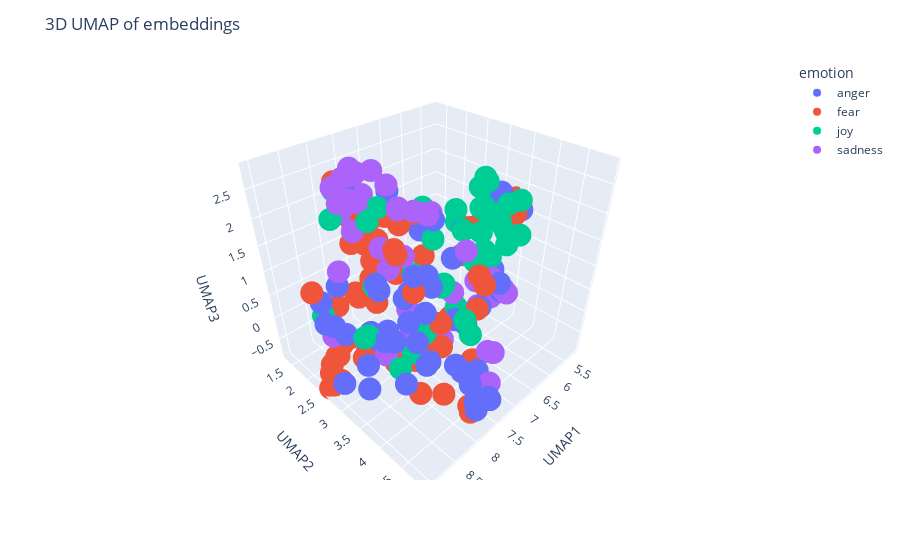

This figure's notebook cell:
### Markdown cell above
---
##### <a id='toc1_5_8_1_1_'></a>[**>>> Exercise 4 (Take home):**](#toc0_)

Apply UMAP to the same embeddings to reduce the dimensionality to 3D vectors and plot the 3D graph, discuss the differences and similarities with the 2D graph.

### Code cell
# Answer here
import numpy as np
import umap
import plotly.express as px
import pandas as pd

combined_df = pd.concat([train_df_new, test_df_new], ignore_index=True)
X = np.array(combined_df['embeddings_values'].tolist())

reducer = umap.UMAP(n_components=3, metric='cosine', random_state=42)
emb3 = reducer.fit_transform(X)

df3 = pd.DataFrame(emb3, columns=['UMAP1','UMAP2','UMAP3'])
df3['emotion'] = combined_df['emotion']
df3['text'] = combined_df['text']

fig = px.scatter_3d(df3, x='UMAP1', y='UMAP2', z='UMAP3', color='emotion', hover_data=['text'])
fig.update_layout(title='3D UMAP of embeddings')
fig.show()

### Figure 1 — Plotly figure (JSON) as saved in the notebook; plotly's stock layout.template omitted (floating-point values rounded to 4 significant figures)
{"data": [{"customdata": [["@ezlisteningdisc it doesn't offend me but it's just,,, Weird."], ["@vladfucker69 i look rabid"], ["@a_mxe7 hah don't speak to me or my cousin like that, mind a had the displeasure of seeing u bare faced on eh train, no a pretty sight mate"], ["Paul forever. Paul should have won! Paul played such a better game! #BB18 #angry"], ["Girls irritate me so much lol"], ["@realDonaldTrump: No sense in taking out your wrath on innocent people because you think police shot an innocent man. #MakeAmericaSafeAgain"], ["@marthalyssa yep. LOL "], ["@LisaAsquithtobe @craig8710 @WayneHaselden @june65wigan everyone is against wigan because we are the biggest club #bitter"], ["So my Indian Uber driver just called someone the N word. If I wasn't in a moving vehicle I'd have jumped out #disgusted #offended"], ["follow my girl tiff she only got 3 followers💖💘💖💘💘 @00tiffanyr"], ["@AaronGoodwin seriously dude buy some bubble tape for your phones. #snap broke another phone"], ["@ashleighjessica @zacflint1 I'd give that pout the firm D"], ["@lesyoung01 a rabid dog being ridden by the child who has eaten all the flesh off one fellow and the limbs of the other adults."], ["Houston might lose a coach tomorrow or by midnight. #yikes ?"], ["Some Mexican ladies irritate the fuck outta me. Have a their own lil preschool of fucking kids for the welfare &amp; allllat smh."], ["Police Officers....should NOT have the right to just 'shoot' human beings without provocation. It's wrong.\\n\\n@ORConservative @MichaelaAngelaD"], ["Tonight's #DragRace #AllStars2 episode GAVE ME LIFE! Yaassss queens! #teamalaska #teamkatya #revenge #bwahaha"], ["@FitnessFirstAU something needs to be done about people hogging machines - nobody can use 3 machines at one time! #angry #notfair #whypay"], ["@MHChat sadness with resentment is the past, sadness with fear is the future. try to live in the now #MHchat"], ["The most important thing to #bestrong is to hold your  #thoughts"], ["My husband found out there are other rabid hockey fans like me as we waited in line 4 of the 6 window stickers were for SJ NHL/AHL hockey."], ["I screened my own snap what kind of narcissistic ass would smh"], ["Who knew softballs could sting so bad? Jimmy Fallon has been under a lot of heat for his &amp;ldquo;softball&amp;rdquo; Donald Trump interview"], [" I can't guess if you holding a grudge against the best'"], ["I wonder what American city will be next to protest about police shootings. Who's next? Smh. #whenwillitstop  #howmanymoretimes"], ["#Zumba, #PiYo and #HIIT sessions. Sweaty, burning but sooooooo good! #missedoutonsummerbikinibodybutwintersunbodywilldo"], ["@dlrwills turn that frown upside down buddy 🙃."], ["Fake people irritate me"], ["Dear future big brother players, just chase dick all season and you too can win 500,00 dollars and an Sti #bb18 #bitter"], ["This provocation sets off a curiosity. An entity is feeding fuel to the fire. speaking quatrains. Hmmm America needs to be vigilant now"], ["Love how Megan is raging about this Kendall Jenner photo and I'm sat here like 🤔🙃"], ["@jwolfie_ why you gotta use the dark skin emoji "], ["i was angry."], ["I'm girly in the sense that I always have lashes &amp; nails done but tomboy in the sense that black is my only color &amp; refuse the ruffle life"], ["@sebbyD27850 both are nonsensical. If there's injustice against blacks, why add to it by destroying black property. It's misdirected anger"], ["@xandraaa5 @amayaallyn6 shut up hashtags are cool "], ["@VodafoneUKhelp @VodafoneUK wow!! My bill is £44.77 and hav a text from u to prove that and you have taken £148!!!!! #swines #fuming #con!"], ["How is it suppose to work if you do that? Wtf dude? Thanks for pissing me off. "], ["You're so thirsty for the chance to disagree w/ the left, that you don't even realize when something is an affront to your bigoted platform."], ["Sorry guys I have absolutely no idea what time i'll be on cam tomorrow but will keep you posted. "], ["@ZubairSabirPTI  pls dont insult the word 'Molna'"], ["@__NETFLIXNCHILL I fuck with madden way harder"], ["@fluffysoftlouis no no. I insist that you give me your best insult first"], ["@pbhushan1 @IndianExpress so in your opinion is this the worst delhi govt? #acrid #bitter #hypocrisy"], ["@HomeSwapperteam  Spent months arranging swap , new jobs etc, now I've found out she's been leading me on a merry dance. #fuming with her"], ["@danbloom1 beware the fury of a weak king"], ["Just joined #pottermore and was sorted into HUFFLEPUFF 😡😡😡 #fuming"], ["Note to self ~ Stop laughing at things that offend you, it's ok to get mad at people \\n#NoteToSelf #offended #mad #upset"]], "hovertemplate": "emotion=anger<br>UMAP1=%{x}<br>UMAP2=%{y}<br>UMAP3=%{z}<br>text=%{customdata[0]}<extra></extra>", "legendgroup": "anger", "marker": {"color": "#636efa", "symbol": "circle"}, "mode": "markers", "name": "anger", "scene": "scene", "showlegend": true, "type": "scatter3d", "x": [7.569, 7.633, 7.432, 7.718, 8.188, 8.818, 6.687, 7.26, 8.48, 7.52, 7.865, 6.77, 7.851, 6.432, 8.359, 8.808, 5.336, 7.865, 7.913, 8.545, 5.875, 8.098, 8.275, 8.384, 8.704, 5.486, 6.209, 8.437, 7.613, 8.479, 6.886, 8.165, 8.667, 8.038, 8.903, 7.408, 7.838, 8.505, 8.622, 7.179, 8.94, 7.81, 7.652, 8.617, 7.681, 8.781, 7.595, 8.825], "y": [3.012, 3.617, 4.171, 4.564, 4.047, 2.62, 3.174, 4.325, 3.916, 3.545, 4.505, 4.295, 3.22, 2.112, 4.053, 2.352, 3.557, 4.801, 1.964, 3.486, 2.679, 4.048, 2.672, 3.209, 2.126, 3.201, 3.689, 3.969, 4.149, 2.313, 4.342, 4.047, 3.774, 3.662, 3.068, 4.406, 4.809, 3.721, 3.158, 2.121, 2.885, 3.703, 4.123, 3.121, 4.909, 3.529, 4.877, 3.903], "z": [0.6906, 1.165, 0.6306, -0.2018, 1.232, 0.4791, 1.043, -0.4074, -0.1001, 2.273, 0.1518, 0.9893, 0.8418, 1.045, 0.7847, 0.36, 1.604, -0.2878, 2.381, 1.523, 1.081, 0.2075, -0.4076, 1.406, 0.6211, 1.874, 0.8315, 1.163, -0.1497, 0.9412, 1.228, 0.1742, 1.026, 1.601, 0.6578, 1.109, -0.4924, 0.6704, -0.1402, 2.108, -0.5346, 1.516, 0.8293, -0.737, -0.2468, 0.9167, -0.3981, 1.014]}, {"customdata": [["@OC_Transpo some weeks there are no problems but this week is unbelievable -- are you guys even running regular 12 buses?  #solate"], ["Regardless of your age or station in life, it all comes down to one simple truth: you just have to #start. - Jon Acuff #inspiring #quote"], ["@BelieveInBlue18 awe thanks! Couldn't be doing it without all your help and support and that amazing encouragement!💕😘🙌🏻"], ["@JennyPGR I worry about typos in any email to Simon, draft attached or not..."], [".@Tolumanda love it! so true. As @Deedeey_ taught me, fear can be an illusion. #coaching  #courage"], ["@laura221b I don't think I've ever moved so fast in a panic in all my life 😂 Gave me such a fright 😓"], ["@carlybigelow13 first you take the room now you wanna beat me up #bully"], ["Excited and nervous for Tuesday"], ["@Morning_Joe @JoeNBC @mikebarnicle Trump says the refugee situation 'is not just about terrorism it's about quality of life.' Take note."], ["I really wanna go fright night at Thorpe Park next month 👻"], ["At #UNGA Pakistan clearly shows the face of cowardliness and blatant lies! Its time for #India to act upon terror."], ["That goes the "], ["mmmm i'm kinda sad i hope i can shake this before school"], ["@CNN Wait, didn't she get a case of the ass when Donald Trump called it terrorism BEFORE all the facts were in?  I guess it's ok if she does"], ["Today has dragged on "], ["@SueWallace78 peanut butter???? You some kinda pervert?? "], ["For the last 2 years the U.S. has been averaging about 4 terrorist attacks a month. Good debate topic. #Trump #Hillary "], ["@BBCNews 😝 scared of their own horror story they wrote, afraid of the #terror they spread, will #europe start WW3 in 2017 anniversary of WW1"], ["I dread this drive every Wednesday 😩"], ["Bloody hell Pam, calm yourself down. But could have sworn something black &amp; hairy just ran across the carpet, #perilsoflivingalone "], ["@mikebairdMP @AndrewConstance @nswtaxi how many sex cases u need before u guys learn UBER is shocking to the consumer unregulated"], ["Today's alarm shows how unprepared professors and students are when it comes to emergency protocols. We don't know where to go @CalStateLA"], ["My fav #movies are #horror but they don't make them like they used too. Haven't seen a great one in years"], ["In addition to fiction, wish me luck on my research paper this semester. 15-20 pages, oh boy. #daunting"], ["@LonelyGoomba UK cops have an issue fearing intervention. Hence situations like Rotherham. So of course it'll be dwarfed by US cops."], ["If Monday had a face I would punch it #monday #horrible #face #punch #fight #joke #like #firstworldproblems #need #coffee #asap #follow"], ["@MikeGrunwald Anything is better than a Trump ramble. He is awful. Truly truly awful."], ["I just want to say: social media isn’t here to #bully that has to be #stopbullying ! Please be kind to eaxh other! #lovewins"], ["@NaziaMemon01 yeah a terror packed terror supported speech.."], ["When my 4yo is gone I blast gothcore music. She has #anxiety &amp; I can't listen 2 it around her bcuz it's 'too spooky'. *sigh* #momlife"], ["No we didn't just bully our professor to move the Chem quiz to Monday 😂"], ["#panic Panic attack from fear of starting new medication"], ["New play through tonight! Pretty much a blind run. Only played the game once and maybe got 2 levels it. #Rage "], ["It's a good day at work when you get to shake Jim Lehrer's hand. Thanks, @keratx! Still kicking myself for being to shy to hug @mcuban."], ["@rsdeepsea @BreitbartNews If 3 people are in a country of 300 million - you are going to RUIN the whole country over 3 people? #fear"], ["@LmRyle @tomcolicchio @realDonaldTrump @HillaryClinton @ajjaffe I understand your concerns but look at her foundation contributions #worry"], ["@darwinwatersons @pennyfitzger31 @gumballwatter15 ok but why tomorrow a horrible day, my day was great!"], ["@VectoneMobileUK The worst customer service and lack of professionalism from this service provider! #phoneprovider #badbusiness #terrible"], ["I'm afraid she's the goat you libeling people?  #goat #libeling"], ["When you wake up, scroll through social media, and another father was taken from his child #nightmare #everyday #KeithLamontScott"], ["@STLouis_RamsFan their whole team is limited when they're on the field. "], ["Georgia Tech's Secondary is as soft as a marshmallow. "], ["In #Bangladesh war, #US almost bombed us had #Russia not been there. What strategy for #China on #Pakistan? Time ripe to crush #terror camps"], ["@SueWallace78 peanut butter???? You some kinda pervert?? #awful"], ["Penny dreadful 3 temporada"], ["World is facing #terrorism. Where #Terrorist's school exist? Who are terrorist's teacher &amp; father. Which is terrorist's motherland?"], ["@excalibater I'm very shy irl and lately I feel like everyone's doing their own thing and I don't fit in anywhere and I feel lonely :("], ["@pixietangerine @hatersbackoff im so exited!! I am shaking so much 😍😍 and im so pround of Colleen and the fandom! Everyone is amazing 😍"], ["Halloween party coming soon! #turnt #ruinT #lit #firesauce #hotsauce #mildsauce #getsauced #champagnedreams #scary  #kittens"], ["@RJAH_NHS @ChrisHudson76 @mbrandreth #course day # potential Leadership #excited #nervous # proud"], ["i wanna passion and fear"], ["On @Varneyco/@FoxBusiness to talk latest on #Chelsea Bombing + #Ahmad_Khan_Rahami's trips to #Afghanistan/#Pakistan #tcot #terror"], ["@mikefreemanNFL \\nIsn't OBrien supposed to be some sort of offensive genius #awful"], ["Dunno y am going to the Yorkshire scare grounds when I only lasted a minute in the Alton towers one before running out a fire exit crying"], ["Hillary Clinton looked the other way to the Saudi war on women and their terror financing because they bought her off."], ["There goes the butterflies in my stomach.  #anxietyproblems"], ["@CesarSampao @thisisbolton don't get me started on town centre. Used to go every week.... not been for 18 months "], ["My Modern Proverb: 'Don't let anyone intimidate you about being single; most marriages end in divorce.'"], ["@ChrissyCostanza and have social anxiety. There is many awkward things wrong with me. 😄"], ["@AttentiAlGatto LOL! Why would it scare me? It doesn't make any sense at all but it doesn't scare me! {chuckles}"], ["@soozclifford Sure have... Sydney are too tough, too quick and their 'team' pressure is too much for the Cats to handle. Motlop/Cowan "], ["@1johndes ball watching &amp; Rojo'd header was equally dreadful!!"], ["@All4 is the android app it designed to be buggy and work sporadically on a fire TV box? "], ["Tweeting from the sporadic wifi on the tube #perilous"]], "hovertemplate": "emotion=fear<br>UMAP1=%{x}<br>UMAP2=%{y}<br>UMAP3=%{z}<br>text=%{customdata[0]}<extra></extra>", "legendgroup": "fear", "marker": {"color": "#EF553B", "symbol": "circle"}, "mode": "markers", "name": "fear", "scene": "scene", "showlegend": true, "type": "scatter3d", "x": [7.858, 6.025, 5.545, 6.872, 6.546, 7.271, 7.599, 6.407, 8.503, 7.077, 8.918, 7.6, 7.995, 8.44, 7.621, 7.931, 8.637, 7.812, 7.573, 7.469, 8.181, 7.617, 7.472, 6.655, 8.396, 7.822, 8.068, 7.411, 8.875, 7.223, 7.368, 7.008, 8.001, 6.021, 7.82, 8.27, 7.182, 7.769, 7.9, 8.789, 6.939, 6.956, 9.024, 7.909, 7.409, 8.879, 7.884, 5.222, 7.074, 6.25, 7.035, 8.743, 7.644, 7.266, 8.592, 7.031, 7.084, 8.136, 7.212, 7.192, 6.697, 7.146, 7.853, 6.879], "y": [4.13, 2.816, 3.585, 1.639, 2.308, 1.6, 4.508, 1.915, 2.249, 1.665, 2.518, 2.724, 1.805, 2.802, 2.011, 3.679, 2.248, 1.826, 1.889, 1.941, 3.915, 1.565, 1.38, 1.769, 2.115, 4.0, 3.196, 4.461, 2.69, 1.391, 4.323, 1.323, 3.612, 2.974, 1.933, 2.137, 2.25, 4.602, 2.562, 2.024, 3.067, 3.006, 2.544, 3.504, 1.787, 2.394, 1.82, 3.332, 1.986, 2.114, 1.571, 2.232, 3.28, 1.506, 2.243, 1.381, 4.059, 3.407, 1.529, 2.194, 3.17, 3.384, 4.709, 2.034], "z": [-0.6645, 0.6354, 1.619, 1.321, 0.6207, 0.9121, 1.233, 1.312, -0.3832, 0.7212, -0.8066, 1.428, 2.445, -0.3496, 1.924, 0.04035, -0.5666, 0.1705, 1.623, 0.7746, -0.5584, 1.034, 1.432, 1.459, 0.3617, 0.7861, -0.4549, 1.537, -0.6592, 1.426, 1.606, 1.14, 1.26, 1.289, 0.1348, -0.4491, 0.5037, -0.6298, 0.4172, 0.8162, -0.413, -0.3538, -0.8513, -0.2912, 0.2723, -0.6991, 2.316, 1.715, 0.7287, 1.375, 0.8557, -0.7058, -0.6452, 0.833, -0.5889, 1.236, -0.4688, 1.896, 1.624, 0.5549, -0.2685, -0.5772, -0.6207, 1.309]}, {"customdata": [["@DKTaylorWriter I thought that was funny, too. But maybe not such a coincidence. Green must be the official color of optimism."], ["Quinn's short hair makes me sad. #glee"], ["Food that gets delivered 😍🙌🏻 #cheering #happy"], ["Your glee filled Normy dry humping of the most recent high profile celebrity break up is pathetic &amp; all that is wrong with the world today."], ["@Corsair those sparkling looks like a gay vampire 😁"], ["I'm really hitting all flavors of my sparkling water rap. But you know what's tripping me out? These half French and Spanish flavors."], ["Watch this amazing live.ly broadcast by @rosannahill #lively #musically"], ["@nw_autonate \\n\\n*She held the back of his skull, smiling into the kiss.*"], ["There is something v satisfying about  opening an old 'to do'.doc file and being able to check off all the things you have done "], ["@__Dayo yall dont feel bad.. you are rejoicing... it is what itnis... its always #ColtsNation even when we have 6th string DBs playing 😔😔"], ["I like talking to someone who makes me laugh, laughter is the best medicine"], ["Unixware skydrive-cokie hearty exactment blame online: HEpHXhO"], ["Hey NASCAR fans. Are you going to the race in Loudon this weekend?  Why not stop by New Day Diner for a great hearty breakfast before you go"], ["@MericanMainer AWW. I had a Maine Coon when I was little named Ted Eddy the Wonder Cat. They're such good cats! Very playful and sweet"], ["Riding at night has got to be one of the most exhilarating, refreshing things I have ever done."], ["Final night shift coming up.  I won't miss it but I will miss my work pals and the hysterical laughter that gets us through the night"], ["@dressenn @amerson6562 @RosaTrunk @iam_spl_ @michaelk487 @Silau25 \\nGA🙋 Have a joyful day"], ["@yoshi_lucky Good morning.Let's start with a smile!\\nLet's enjoy life in a cheerful way!\\nDon't worry be happy!"], ["Update: I have yet to hang out with @MisElizaJane, but I'm still hopeful! "], ["@fillegrossiere @PeasParsley @tombrodude bobs burgers is an animated show. Maybe Bob looks like him. They would cast him based on voice too"], ["@DipstickDipper \\n'It's alright!' She said cheerfully trying to make the moment fun"], ["I meet new people and I had to grow up with the reality that people can be desgusting and fake and so I lost my cheerfulness and started to"], ["@88Palouseriver @ABC @NRA I rejoice everything time some moron is taken out of the genetics pool."], ["Never make a #decision when you're #angry and never make a #promise when you're . #wisewords"], ["@u4uzoma Boss I see you as someone that is jovial and funny. Tho av not met u in person."], ["Rec'd call 2day from Haitian church we started in Florida some 15yrs ago. Preparing to acquire their own bldg. Wanted me to know. #rejoicing"], ["mirana told me to shut up when i was singing along to glee..."], ["@CNN &amp; @donlemon must be rejoicing ovet #Charlotte protests. \\n#NorthCarolina"], ["2 days until #GoPackGo and 23 days until #GoGipeGo..... I'm so excited! "], ["It is no coincidence that Lacan recorded infants' jubilant reactions to their mirror images in the noise."], ["@SXMUrbanView @karenhunter @CousinSyl you are so wrong for this!needed levity after that recording"], ["Never make a #decision when you're #angry and never make a #promise when you're #happy. #wisewords"], ["@berniedole looks that way. But let's think about Rohan last week ... "], ["Optimism leads to success. - Bill Kerr @Coach__Kerr #success #optimism #goals"], ["As a photographer this portrait shooting mode on the iPhone 7 Plus is going to frustrate me ~75% of the time but delight ~25% of the time."], ["@ContourCosmetic well done ladies! A great award for an amazing team. A delight to present the award to you."], ["@hesham786 that's the spirit #optimism"], ["@Geminiak @LondonNPC you're welcome! #wordgeek \\nAlso, good to put a face to the twitter feed, even if it was only a cheery hello! 😀"], ["Val reminds me of one of the cheerful witches that looks after Aurora in Disney’s Sleeping Beauty. #GBBO"], ["Be it a rainy day, be it cheerful sunshine, I am a Prussian, want nothing to be but a Prussian.:|"], ["I love my family so much #lucky #grateful #smartassfamily #hilarious #love"], ["@Communism_Kills i get the subway melt and make sure it's only hearty italian bread... black olives are a must though"], ["@kwelbyroberts they will come and you will rejoice at their arrival."], ["@GameGrumps THANK YOU SO MUCH FOR COMING TO DETROIT I'm going to sob joyful rainbows now brb"], ["A cheerful heart is good medicine, but a broken spirit saps a person's strength.' {Proverbs 17:22} #WednesdayWisdom"]], "hovertemplate": "emotion=joy<br>UMAP1=%{x}<br>UMAP2=%{y}<br>UMAP3=%{z}<br>text=%{customdata[0]}<extra></extra>", "legendgroup": "joy", "marker": {"color": "#00cc96", "symbol": "circle"}, "mode": "markers", "name": "joy", "scene": "scene", "showlegend": true, "type": "scatter3d", "x": [6.091, 8.122, 5.487, 8.181, 7.257, 7.519, 6.245, 6.829, 5.718, 7.804, 5.893, 8.356, 5.872, 5.83, 5.831, 5.928, 5.63, 5.782, 6.706, 6.733, 6.242, 8.372, 8.305, 8.951, 6.021, 5.567, 7.828, 8.751, 5.834, 7.075, 7.506, 9.025, 6.626, 5.961, 6.952, 5.681, 5.888, 5.78, 6.476, 8.201, 5.569, 7.716, 5.746, 5.326, 6.385], "y": [3.13, 1.975, 3.022, 3.766, 3.524, 3.079, 3.513, 3.513, 2.905, 2.626, 3.67, 3.129, 2.512, 3.483, 3.103, 3.233, 3.468, 3.624, 2.471, 3.764, 3.409, 2.187, 3.583, 3.698, 3.784, 2.828, 4.481, 2.214, 2.455, 3.302, 4.334, 3.716, 3.248, 3.083, 2.971, 3.808, 3.317, 3.528, 3.817, 2.879, 3.68, 3.549, 2.958, 3.484, 3.719], "z": [0.7408, 2.399, 1.674, 0.2606, 0.9787, 1.077, 1.148, 1.796, 1.952, 2.23, 1.968, 1.307, 1.159, 1.521, 2.236, 2.235, 1.258, 1.106, 1.763, 1.25, 1.465, 2.078, -0.1322, 1.072, 1.49, 1.455, 1.146, 0.4257, 1.378, 0.6987, 0.5683, 1.094, -0.0239, 0.5771, 1.451, 1.342, 0.4674, 1.425, 1.267, 2.25, 1.923, 0.225, 1.225, 1.588, 1.985]}, {"customdata": [["@thatsabingo grim really"], ["All this doom and gloom! We scored from open play again! And only conceded two this time. #progress they means a 1-1 draw on Saturday for me"], ["@makai_kishi_ Her eyes stayed glued to the monitor, not turning away for anything"], ["@KurakkuSora he is.\\nSure his mind was clouded but...]"], ["Higginbotham's flippant dismissal of any worries around Carrick's lack of pace is dismal. Against nimble midfielders Carrick will be exposed"], ["@CTV_PowerPlay @lraitt Horrid disease! My maternal grandmother and each of her sisters suffered from this affliction. It's hard on all."], ["With loyal heart is concerned. #somber"], ["From what I know of the man, I have to assume that @realDonaldTrump has had a heated argument with his own penis. #sad"], ["@BluesfestByron second artist announcement looking good #bluesfest2017 #blues #Music #byronbay"], ["Smokeys dad is sad :/"], ["Got paid to vacuum up rat poop. (-: never a dull day in the biology department ..."], ["If you find me lost, will you stay as a passerby or will you get lost with me? #musings #melancholy"], ["Marcus Roho is dreadful"], ["@WestHamUtd poor service tonight to find season ticket holders in the seats we purchased online. Forced to move further away #unhappy"], ["@happyandbashful Flirt, simper, pout, repeat. Yuck."], ["@mattwruff sadly there is constitutional RIGHT to have abortion. Yet there is constitutional RIGHT to life. Safety net protects those rights"], ["@KingJames @chrisbosh\\n To good hearts I lost my job I'm Responsible 2 families My Information in profile even dollar if can’t just Re-tweet"], ["#picoftheday : How...why... Really... !!\\n    #funny #picoftheday #lol #random #laugh #chair #of #despair #funnypics  #virgin #cafe #i..."], ["@Jacqueline_69 haha! She did well today. I can't get beyond her pout annoying me I'm afraid."], ["@6itmap I can't help but feel melancholic!"], ["Cheap pout my brodcast"], ["Im kind of confused.  The one thing i do right now has a great future, but on the other hand so does the new thing . #lost #needhelp"], ["@JoyceCarolOates \\nBreath. You are trending despondent. Mrs Clinton will win. If you keep your gloves on, guard up, and punch like hell."], ["@jodikantor @nytimes only if YOU will pay for them and YOU will be responsible for them and their doings. #sober #real #blind"], ["As I lost my heart to you there in the dark.. Underneath the stars 🎧"], ["Patti seems so sad. She stamped and ran behind the sofa. We will have to give her plenty of love and affection...more than usual. "], ["@thehill George H. Establishment is unhappy Trump's campaign branded his son low-energy, but he could not have beaten the others either."], ["The underground at Waterloo is not a nice place to be at 8.30am on a Thursday #somanypeople #grim"], ["Some of these people at this protest are just there for the adrenaline rush. #depressing"], ["whenever i pout i just want Adrian to appear and tell me to stop pouting or else"], ["i wonder how a guy can broke his penis while having sex? #serious"], ["conflicting reports on mama #RitaMarley health,mannn and i woke up today feeling like mi ole self(rejoice!!)now dis #sadness"], ["@Ashleyavitia_ don't leave me "], ["Just wish I was appreciated for all I do! When is it my turn to be taken care of!! I want a break!! #tired "], ["@chelseafc let them know it's the #blues"], ["SOBRIETY®   trying to make being sober fashionable….can it be done ? #zeroalcohol #soberoctober #clubsoda #nomorehangovers #sober"], ["@AnjiDunlap droop in leggings? Are they wearing XXXL?"], ["@LeePorter94 @DomMcGovern_ hi Dom I saw u at Notts county away, looking for 1 mufc away ticket will pay "], ["Before the year ends I'll probably get master 12s or flu games, true blues, and space jams."], ["Soooo badly want to dye my hair dark but have never been dark before soooo torn 😭😭😭"], ["All I want to do is watch some netflix but I am stuck here in class. #depressing"], ["Common app just randomly logged me out as I was writing the last part of my college essay and lost all of it 😭😭😭"], ["im thoroughly in love w zen and jumin and i dont think id even have the patience for either of them irl im old and weary"]], "hovertemplate": "emotion=sadness<br>UMAP1=%{x}<br>UMAP2=%{y}<br>UMAP3=%{z}<br>text=%{customdata[0]}<extra></extra>", "legendgroup": "sadness", "marker": {"color": "#ab63fa", "symbol": "circle"}, "mode": "markers", "name": "sadness", "scene": "scene", "showlegend": true, "type": "scatter3d", "x": [7.74, 6.124, 7.455, 7.244, 6.973, 8.141, 8.146, 8.185, 6.569, 8.201, 7.236, 7.93, 7.283, 7.285, 7.151, 8.783, 7.622, 7.643, 6.638, 8.083, 6.886, 7.562, 7.857, 7.311, 7.811, 8.023, 8.0, 7.464, 8.446, 6.782, 8.028, 8.218, 7.662, 7.634, 6.851, 7.227, 6.773, 6.869, 7.72, 7.58, 7.652, 7.845, 7.62], "y": [2.723, 3.264, 3.429, 3.082, 3.239, 2.407, 2.586, 3.088, 3.097, 2.063, 3.945, 2.266, 3.266, 4.612, 4.162, 2.497, 2.879, 3.06, 4.001, 2.31, 4.191, 1.819, 2.41, 2.898, 2.552, 2.099, 2.569, 2.203, 2.355, 4.35, 3.272, 2.204, 3.578, 2.032, 4.323, 2.423, 4.41, 4.213, 3.091, 1.676, 1.66, 1.677, 2.645], "z": [1.103, 0.3151, 2.323, 2.088, -0.6009, 1.86, 2.424, -0.2599, 0.1949, 2.504, 1.796, 2.681, -0.5993, -0.4653, 0.8402, 0.1737, 2.252, 0.4083, 1.022, 2.345, 0.8795, 2.46, -0.4523, 2.083, 2.81, 2.609, -0.5835, 1.157, 1.229, 1.064, 0.06302, 2.295, 2.42, 2.176, -0.2742, 1.891, 1.016, -0.3122, 1.528, 2.5, 2.048, 1.774, 2.547]}], "layout": {"legend": {"title": {"text": "emotion"}, "tracegroupgap": 0}, "margin": {"t": 60}, "scene": {"domain": {"x": [0, 1], "y": [0, 1]}, "xaxis": {"title": {"text": "UMAP1"}}, "yaxis": {"title": {"text": "UMAP2"}}, "zaxis": {"title": {"text": "UMAP3"}}}, "title": {"text": "3D UMAP of embeddings"}}}
